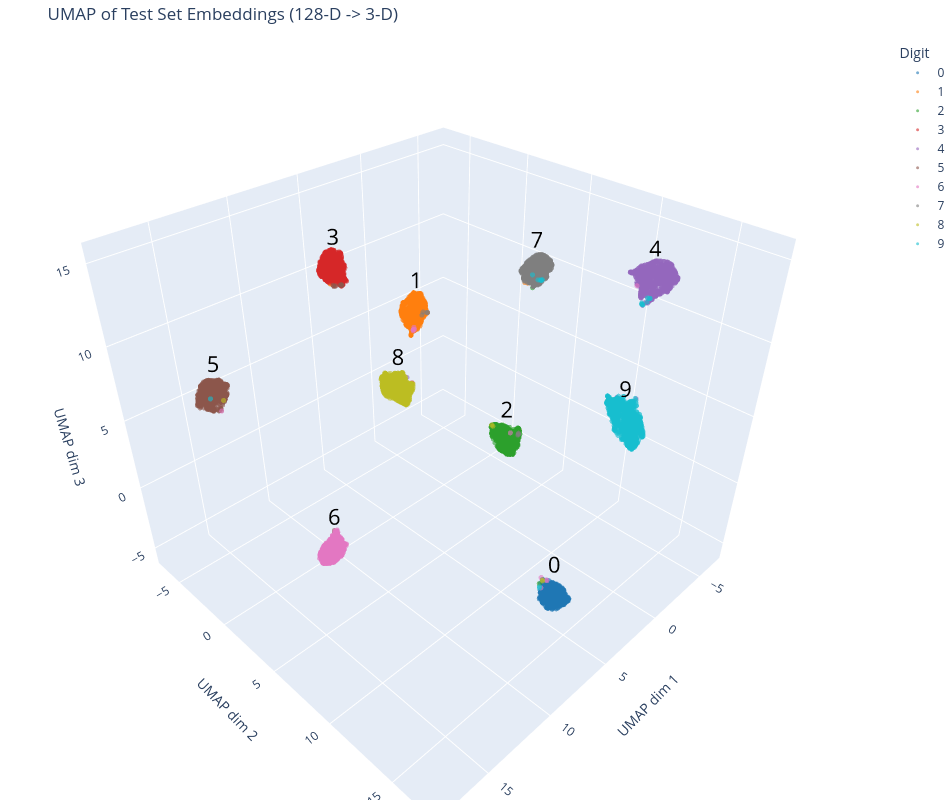

This figure's notebook cell:
### Code cell
import plotly.graph_objects as go

cmap = plt.get_cmap("tab10")
labels = embedding_store["labels"]

def rgb_string(rgba):
    r, g, b, _ = rgba
    return f"rgb({int(r * 255)},{int(g * 255)},{int(b * 255)})"

fig = go.Figure()

for digit in range(10):
    mask = labels == digit
    points = embeddings_umap_3d[mask]
    color = rgb_string(cmap(digit))

    fig.add_trace(go.Scatter3d(
        x=points[:, 0], y=points[:, 1], z=points[:, 2],
        mode="markers",
        marker=dict(size=3, color=color, opacity=0.6),
        name=str(digit),
        hovertemplate=f"digit {digit}<extra></extra>",
    ))

    centroid = points.mean(axis=0)
    fig.add_trace(go.Scatter3d(
        x=[centroid[0]], y=[centroid[1]], z=[centroid[2]],
        mode="text",
        text=[str(digit)],
        textfont=dict(size=22, color="black"),
        showlegend=False,
        hoverinfo="skip",
    ))

fig.update_layout(
    title="UMAP of Test Set Embeddings [Triplet] (128-D -> 3-D)",
    scene=dict(
        xaxis_title="UMAP dim 1",
        yaxis_title="UMAP dim 2",
        zaxis_title="UMAP dim 3",
    ),
    legend_title="Digit",
    width=950,
    height=800,
    margin=dict(l=0, r=0, b=0, t=40),
)

fig.show()

### Figure 1 — Plotly figure (JSON) as saved in the notebook; plotly's stock layout.template omitted (floating-point values rounded to 4 significant figures; data arrays with more than 128 entries replaced by an {"elided": "..."} marker saying what was removed)
{"data": [{"hovertemplate": "digit 0<extra></extra>", "marker": {"color": "rgb(31,119,180)", "opacity": 0.6, "size": 3}, "mode": "markers", "name": "0", "type": "scatter3d", "x": {"elided": "980 float values"}, "y": {"elided": "980 float values"}, "z": {"elided": "980 float values"}}, {"hoverinfo": "skip", "mode": "text", "showlegend": false, "text": ["0"], "textfont": {"color": "black", "size": 22}, "type": "scatter3d", "x": [4.163], "y": [13.46], "z": [-4.669]}, {"hovertemplate": "digit 1<extra></extra>", "marker": {"color": "rgb(255,127,14)", "opacity": 0.6, "size": 3}, "mode": "markers", "name": "1", "type": "scatter3d", "x": {"elided": "1135 float values"}, "y": {"elided": "1135 float values"}, "z": {"elided": "1135 float values"}}, {"hoverinfo": "skip", "mode": "text", "showlegend": false, "text": ["1"], "textfont": {"color": "black", "size": 22}, "type": "scatter3d", "x": [-2.864], "y": [-5.838], "z": [4.603]}, {"hovertemplate": "digit 2<extra></extra>", "marker": {"color": "rgb(44,160,44)", "opacity": 0.6, "size": 3}, "mode": "markers", "name": "2", "type": "scatter3d", "x": {"elided": "1032 float values"}, "y": {"elided": "1032 float values"}, "z": {"elided": "1032 float values"}}, {"hoverinfo": "skip", "mode": "text", "showlegend": false, "text": ["2"], "textfont": {"color": "black", "size": 22}, "type": "scatter3d", "x": [0.8901], "y": [6.391], "z": [1.55]}, {"hovertemplate": "digit 3<extra></extra>", "marker": {"color": "rgb(214,39,40)", "opacity": 0.6, "size": 3}, "mode": "markers", "name": "3", "type": "scatter3d", "x": {"elided": "1010 float values"}, "y": {"elided": "1010 float values"}, "z": {"elided": "1010 float values"}}, {"hoverinfo": "skip", "mode": "text", "showlegend": false, "text": ["3"], "textfont": {"color": "black", "size": 22}, "type": "scatter3d", "x": [6.374], "y": [-2.944], "z": [12.11]}, {"hovertemplate": "digit 4<extra></extra>", "marker": {"color": "rgb(148,103,189)", "opacity": 0.6, "size": 3}, "mode": "markers", "name": "4", "type": "scatter3d", "x": {"elided": "982 float values"}, "y": {"elided": "982 float values"}, "z": {"elided": "982 float values"}}, {"hoverinfo": "skip", "mode": "text", "showlegend": false, "text": ["4"], "textfont": {"color": "black", "size": 22}, "type": "scatter3d", "x": [-1.048], "y": [14.03], "z": [14.73]}, {"hovertemplate": "digit 5<extra></extra>", "marker": {"color": "rgb(140,86,75)", "opacity": 0.6, "size": 3}, "mode": "markers", "name": "5", "type": "scatter3d", "x": {"elided": "892 float values"}, "y": {"elided": "892 float values"}, "z": {"elided": "892 float values"}}, {"hoverinfo": "skip", "mode": "text", "showlegend": false, "text": ["5"], "textfont": {"color": "black", "size": 22}, "type": "scatter3d", "x": [17.07], "y": [0.1219], "z": [9.636]}, {"hovertemplate": "digit 6<extra></extra>", "marker": {"color": "rgb(227,119,194)", "opacity": 0.6, "size": 3}, "mode": "markers", "name": "6", "type": "scatter3d", "x": {"elided": "958 float values"}, "y": {"elided": "958 float values"}, "z": {"elided": "958 float values"}}, {"hoverinfo": "skip", "mode": "text", "showlegend": false, "text": ["6"], "textfont": {"color": "black", "size": 22}, "type": "scatter3d", "x": [13.3], "y": [4.235], "z": [-0.8117]}, {"hovertemplate": "digit 7<extra></extra>", "marker": {"color": "rgb(127,127,127)", "opacity": 0.6, "size": 3}, "mode": "markers", "name": "7", "type": "scatter3d", "x": {"elided": "1028 float values"}, "y": {"elided": "1028 float values"}, "z": {"elided": "1028 float values"}}, {"hoverinfo": "skip", "mode": "text", "showlegend": false, "text": ["7"], "textfont": {"color": "black", "size": 22}, "type": "scatter3d", "x": [-5.785], "y": [2.594], "z": [9.657]}, {"hovertemplate": "digit 8<extra></extra>", "marker": {"color": "rgb(188,189,34)", "opacity": 0.6, "size": 3}, "mode": "markers", "name": "8", "type": "scatter3d", "x": {"elided": "974 float values"}, "y": {"elided": "974 float values"}, "z": {"elided": "974 float values"}}, {"hoverinfo": "skip", "mode": "text", "showlegend": false, "text": ["8"], "textfont": {"color": "black", "size": 22}, "type": "scatter3d", "x": [11.24], "y": [7.877], "z": [10.96]}, {"hovertemplate": "digit 9<extra></extra>", "marker": {"color": "rgb(23,190,207)", "opacity": 0.6, "size": 3}, "mode": "markers", "name": "9", "type": "scatter3d", "x": {"elided": "1009 float values"}, "y": {"elided": "1009 float values"}, "z": {"elided": "1009 float values"}}, {"hoverinfo": "skip", "mode": "text", "showlegend": false, "text": ["9"], "textfont": {"color": "black", "size": 22}, "type": "scatter3d", "x": [3.531], "y": [16.23], "z": [9.341]}], "layout": {"height": 800, "legend": {"title": {"text": "Digit"}}, "margin": {"b": 0, "l": 0, "r": 0, "t": 40}, "scene": {"xaxis": {"title": {"text": "UMAP dim 1"}}, "yaxis": {"title": {"text": "UMAP dim 2"}}, "zaxis": {"title": {"text": "UMAP dim 3"}}}, "title": {"text": "UMAP of Test Set Embeddings (128-D -> 3-D)"}, "width": 950}}
